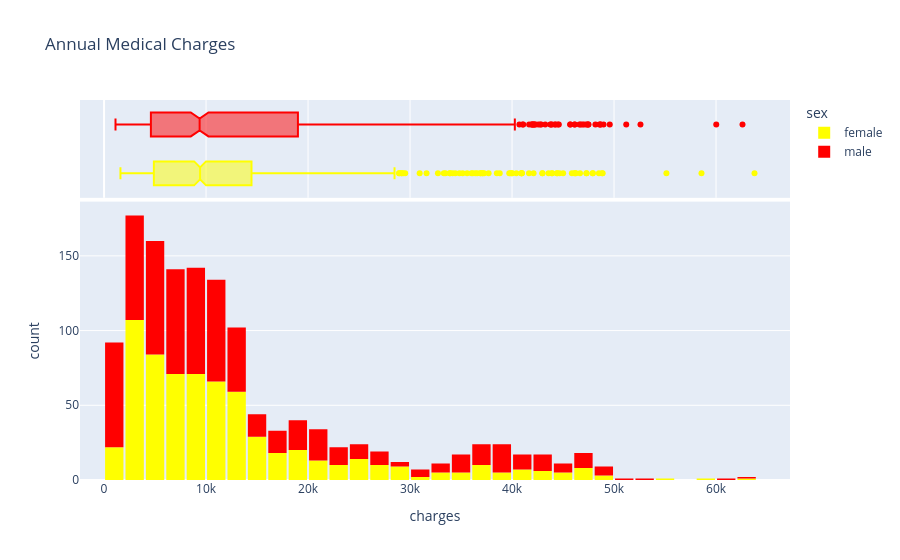

Notebook cell for this chart:
### Code cell
fig = px.histogram(
    df,
    x = "charges",
    marginal = "box",
    color = "sex",
    color_discrete_sequence = ["yellow","red"],
    title = "Annual Medical Charges"
)
fig.update_layout(bargap=0.1)
fig.show()

### Figure 1 — Plotly figure (JSON) as saved in the notebook; plotly's stock layout.template omitted (floating-point values rounded to 4 significant figures; data arrays with more than 128 entries replaced by an {"elided": "..."} marker saying what was removed)
{"data": [{"bingroup": "x", "hovertemplate": "sex=female<br>charges=%{x}<br>count=%{y}<extra></extra>", "legendgroup": "female", "marker": {"color": "yellow", "pattern": {"shape": ""}}, "name": "female", "orientation": "v", "showlegend": true, "type": "histogram", "x": {"elided": "662 float values"}, "xaxis": "x", "yaxis": "y"}, {"hovertemplate": "sex=female<br>charges=%{x}<extra></extra>", "legendgroup": "female", "marker": {"color": "yellow"}, "name": "female", "notched": true, "showlegend": false, "type": "box", "x": {"elided": "662 float values"}, "xaxis": "x2", "yaxis": "y2"}, {"bingroup": "x", "hovertemplate": "sex=male<br>charges=%{x}<br>count=%{y}<extra></extra>", "legendgroup": "male", "marker": {"color": "red", "pattern": {"shape": ""}}, "name": "male", "orientation": "v", "showlegend": true, "type": "histogram", "x": {"elided": "676 float values"}, "xaxis": "x", "yaxis": "y"}, {"hovertemplate": "sex=male<br>charges=%{x}<extra></extra>", "legendgroup": "male", "marker": {"color": "red"}, "name": "male", "notched": true, "showlegend": false, "type": "box", "x": {"elided": "676 float values"}, "xaxis": "x2", "yaxis": "y2"}], "layout": {"bargap": 0.1, "barmode": "relative", "legend": {"title": {"text": "sex"}, "tracegroupgap": 0}, "title": {"text": "Annual Medical Charges"}, "xaxis": {"anchor": "y", "domain": [0, 1], "title": {"text": "charges"}}, "xaxis2": {"anchor": "y2", "domain": [0, 1], "matches": "x", "showgrid": true, "showticklabels": false}, "yaxis": {"anchor": "x", "domain": [0, 0.7326], "title": {"text": "count"}}, "yaxis2": {"anchor": "x2", "domain": [0.7426, 1], "matches": "y2", "showgrid": false, "showline": false, "showticklabels": false, "ticks": ""}}}
